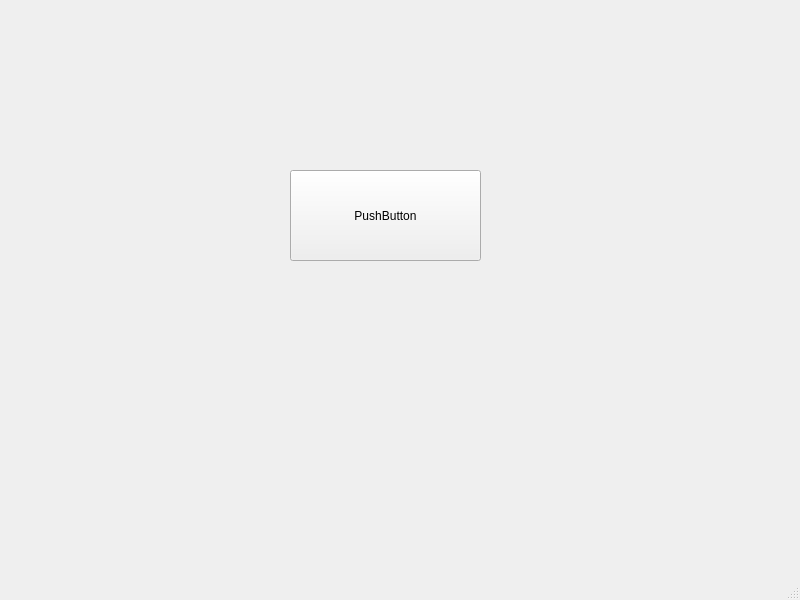
<?xml version="1.0" encoding="UTF-8"?>
<ui version="4.0">
 <class>MainWindow</class>
 <widget class="QMainWindow" name="MainWindow">
  <property name="geometry">
   <rect>
    <x>0</x>
    <y>0</y>
    <width>800</width>
    <height>600</height>
   </rect>
  </property>
  <property name="windowTitle">
   <string>MainWindow</string>
  </property>
  <widget class="QWidget" name="centralwidget">
   <widget class="QPushButton" name="pushButton">
    <property name="geometry">
     <rect>
      <x>290</x>
      <y>170</y>
      <width>191</width>
      <height>91</height>
     </rect>
    </property>
    <property name="text">
     <string>PushButton</string>
    </property>
   </widget>
  </widget>
  <widget class="QMenuBar" name="menubar">
   <property name="geometry">
    <rect>
     <x>0</x>
     <y>0</y>
     <width>800</width>
     <height>22</height>
    </rect>
   </property>
  </widget>
  <widget class="QStatusBar" name="statusbar"/>
 </widget>
 <resources/>
 <connections/>
</ui>
